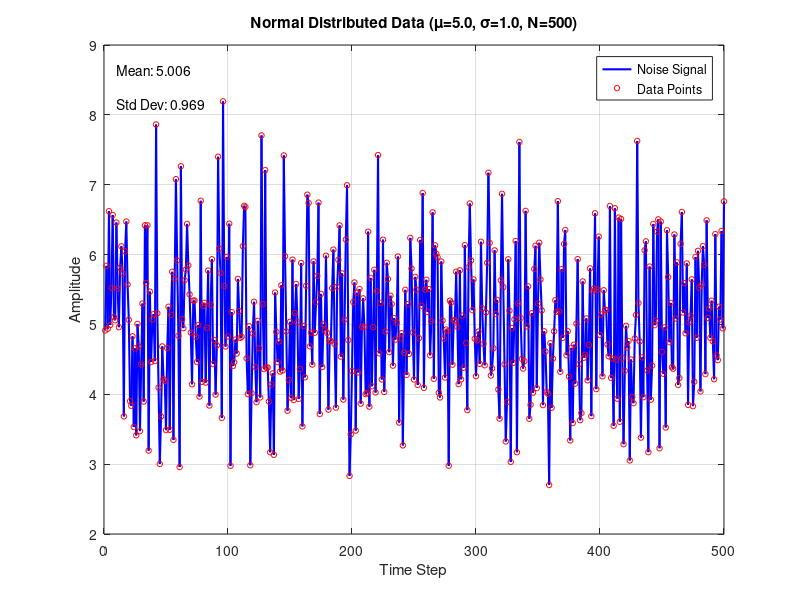

Write MATLAB code to recreate this figure.
% Time series with random noise
%close all;
clc;
clear;

% Parameters
n_points = 500;
t = 1:n_points;  % Time vector

% Generate random noise time series with normrnd()
mu = 5;      % Mittelwert
sigma = 1;   % Standardabweichung
noise_data = normrnd(mu, sigma, 1, n_points);  % Normalverteilte Daten

% Alternative noise types:
% uniform_noise = rand(1, n_points) - 0.5;     % Uniform noise [-0.5, 0.5]
% scaled_noise = 2 * randn(1, n_points);       % Scaled Gaussian noise (std=2)
% standard_normal = normrnd(0, 1, 1, n_points); % Equivalent to randn()
% high_variance = normrnd(10, 5, 1, n_points);  % Higher mean and variance

% Plot the time series
figure;
plot(t, noise_data, 'b-', 'LineWidth', 1.5);
hold on;
plot(t, noise_data, 'ro', 'MarkerSize', 4);  % Add markers
grid on;
xlabel('Time Step');
ylabel('Amplitude');
title(sprintf('Normal Distributed Data (μ=%.1f, σ=%.1f, N=%d)', mu, sigma, n_points));
legend('Noise Signal', 'Data Points', 'Location', 'best');

% Add statistics
mean_val = mean(noise_data);
std_val = std(noise_data);

% Display statistics on plot
text(0.02, 0.95, sprintf('Mean: %.3f', mean_val), 'Units', 'normalized', ...
     'BackgroundColor', 'white', 'FontSize', 10, 'Color', 'black');
text(0.02, 0.88, sprintf('Std Dev: %.3f', std_val), 'Units', 'normalized', ...
     'BackgroundColor', 'white', 'FontSize', 10, 'Color', 'black');

% Print statistics to console
fprintf('=== Normal Distributed Data Statistics ===\n');
fprintf('Parameters: μ=%.1f, σ=%.1f\n', mu, sigma);
fprintf('Number of points: %d\n', n_points);
fprintf('Sample mean: %.4f (expected: %.1f)\n', mean_val, mu);
fprintf('Sample std dev: %.4f (expected: %.1f)\n', std_val, sigma);
fprintf('Min value: %.4f\n', min(noise_data));
fprintf('Max value: %.4f\n', max(noise_data));
fprintf('Range: %.4f\n', max(noise_data) - min(noise_data));
fprintf('Mean deviation: %.4f\n', abs(mean_val - mu));
fprintf('Std deviation: %.4f\n', abs(std_val - sigma));
fprintf('==========================================\n');
